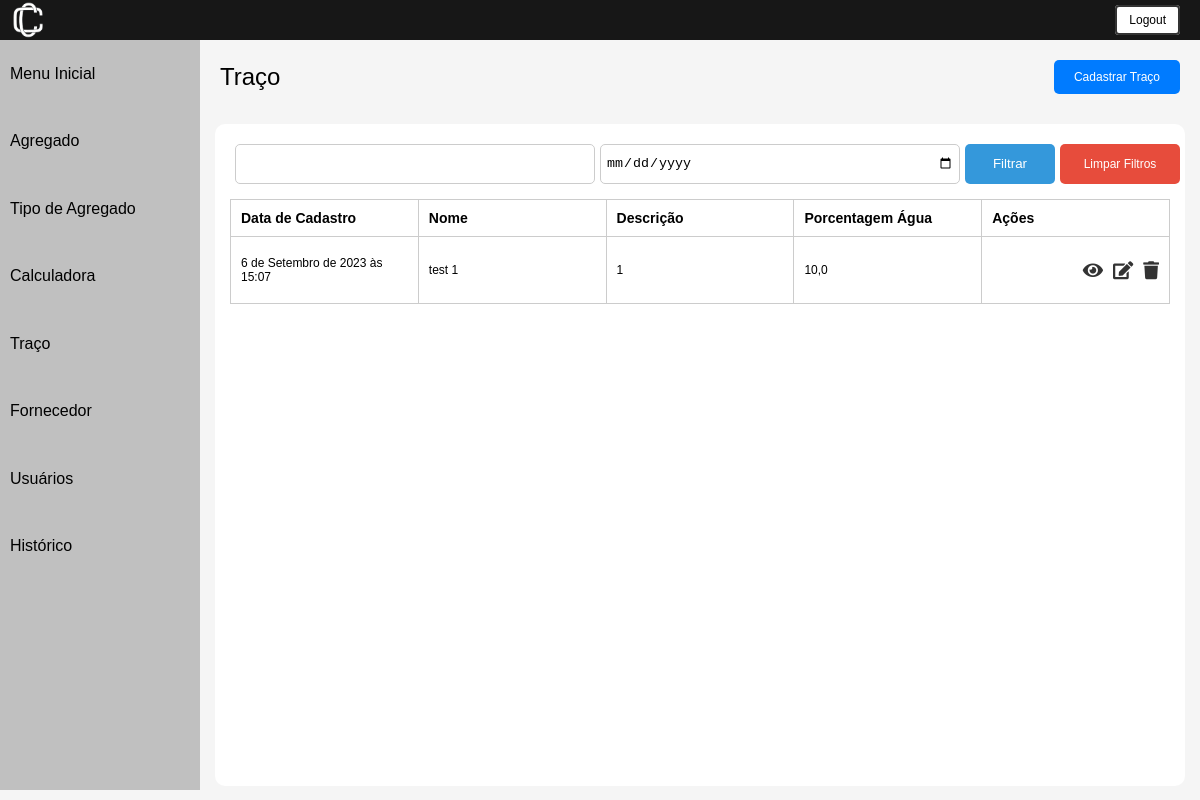
Page /filtrar_tracos/ (signed in) on the earlier database version.
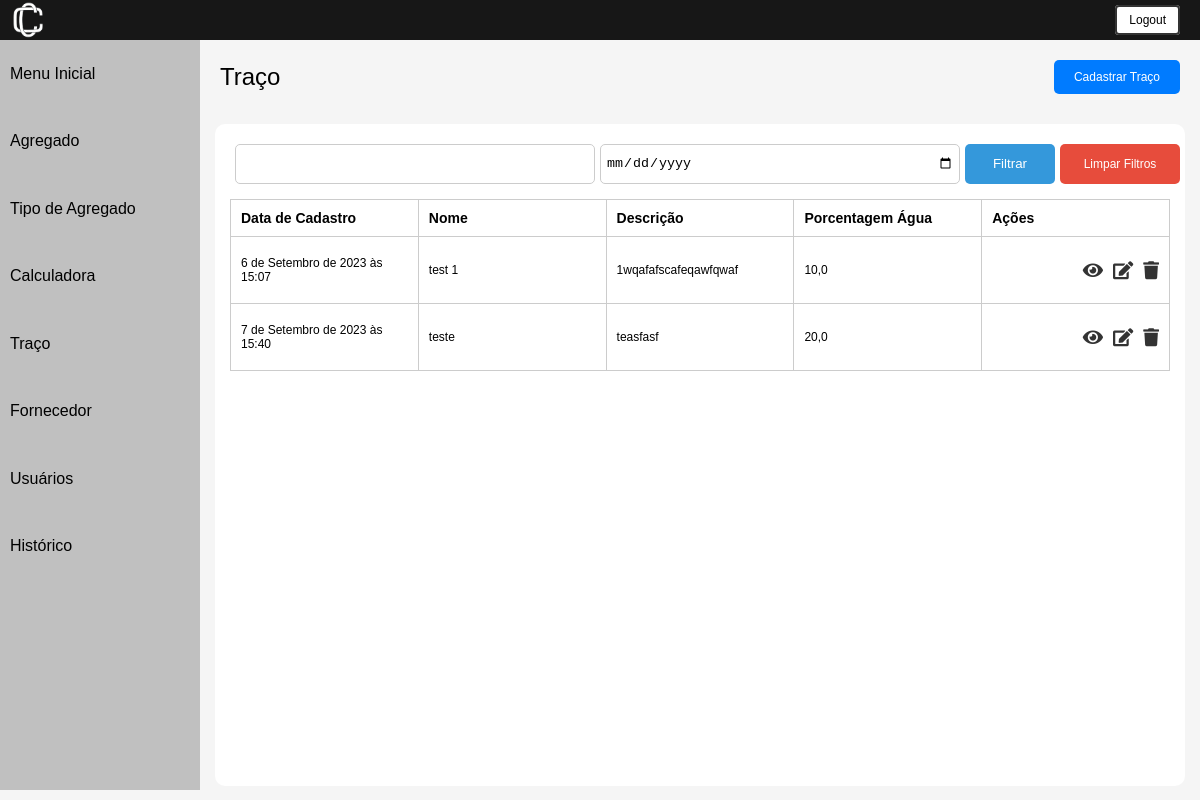
Same page on the later database version.
### usuarios/models.py (models this page shows, shortened)
class Traco(models.Model):
    nome = models.CharField(max_length=20, unique=True)
    descricao = models.CharField(max_length=250)
    porcentagem_agua = models.FloatField()
    agregados = models.ManyToManyField(Agregado, through='TracoAgregado', blank=True)
    data_cadastro = models.DateTimeField(default=timezone.now)
    class Meta:
        db_table = "traco"

### usuarios/views.py (the view)
# urls.py: path('filtrar_tracos/', views.filtrar_tracos, name='filtrar_tracos'),
@login_required
def filtrar_tracos(request):
    if request.method == 'GET':
        filtro_data = request.GET.get('data')
        filtro_nome = request.GET.get('nome')
        tracos_filtrados = Traco.objects.all()
        if filtro_data:
            data_selecionada = timezone.make_aware(datetime.strptime(filtro_data, '%Y-%m-%d'))
            data_selecionada_date = data_selecionada.date()
            tracos_filtrados = tracos_filtrados.filter(data_cadastro__date=data_selecionada_date)
        if filtro_nome:
            tracos_filtrados = tracos_filtrados.filter(nome__icontains=filtro_nome)
        if 'limpar' in request.GET:
            return HttpResponseRedirect(request.path_info)
        context = {
            'traco': tracos_filtrados,
        }
        return render(request, 'traco/index.html', context)

### usuarios/templates/traco/index.html (shortened to what this page needs)
{% load static %}
{% block content %}
<html lang="pt-br">
<head>
    <link rel="stylesheet" href="{% static 'css/listar.css' %}">
    <link rel="stylesheet" href="https://cdnjs.cloudflare.com/ajax/libs/font-awesome/5.15.4/css/all.min.css">
</head>
<body>
     {% include "utils/header.html" %}
    <div class="container">
         {% include "utils/sidebar.html" %}
        <div class="content">
            <div class="cadastrar_btn">
                <a class="nome-pagina">Traço</a>
                <a href="{% url 'cadastrar_traco' %}" class="btn_cadastrar">Cadastrar Traço</a>
            </div>
            <div class = 'all-content'>
                {% include "utils/filtrar.html" %}
                <div class="lista">
                    <table>
                        <thead>
                            <tr>
                                <th>Data de Cadastro</th>
                                <th>Nome</th>
                                <th>Descrição</th>
                                <th>Porcentagem Água</th>
                                <th>Ações</th>
                            </tr>
                        </thead>
                        <tbody>
                            {% for elemento in traco %}
                                <tr>
                                    <td>{{ elemento.data_cadastro }}</td>
                                    <td>{{ elemento.nome }}</td>
                                    <td>{{ elemento.descricao }}</td>
                                    <td>{{ elemento.porcentagem_agua }}</td>
                                    <td class="align-right">
                                      <div class="btn-action-container">
                                        <a href="{% url 'inspecionar_traco' elemento.id %}" class="btn-action"><i class="fa fa-eye"></i></a>
                                        <a href="{% url 'editar_traco' elemento.id %}" class="btn-action"><i class="fa fa-edit"></i></a>
                                        <button class="btn-action btn-deletar" data-id="{{ elemento.id }}" data-url="{% url 'deletar_traco' elemento.id %}"><i class="fa fa-trash"></i></button>
                                      </div>
                                    </td>
                            </tr>
                            {% endfor %}
                        </tbody>
                    </table>
                </div>
            </div>
        </div>
        </div>
</body>
{% endblock %}

Differences in the rows shown:
changed Traco "test 1": descricao "1" → "1wqafafscafeqawfqwaf"
added Traco: data_cadastro "7 de Setembro de 2023 às 15:40", nome "teste", descricao "teasfasf", porcentagem_agua "20,0"
